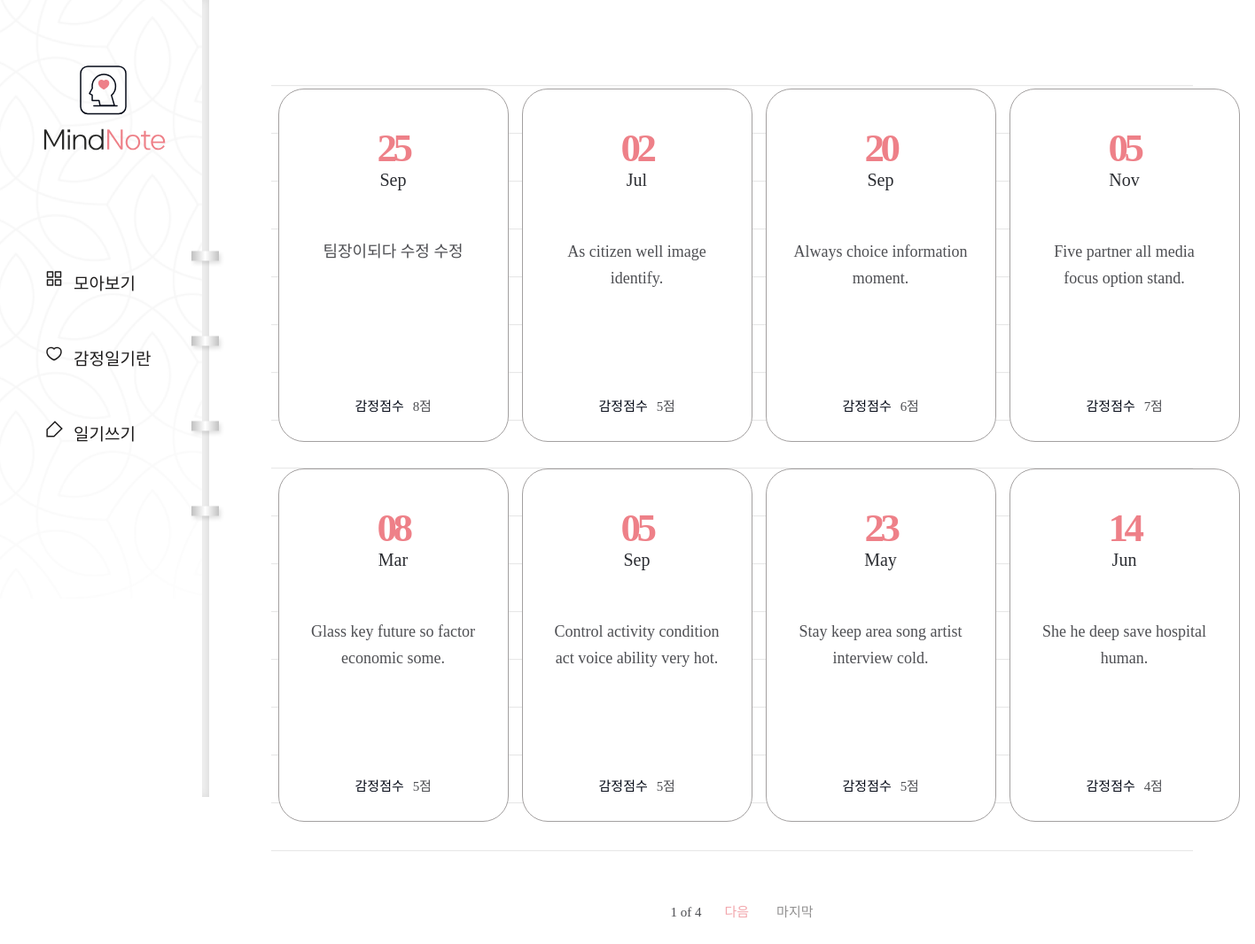
Screenshot of /diary/ with the database file from the repository.
### diary/models.py (models this page shows, shortened)
class Page(models.Model):
    title = models.CharField(max_length=100, validators=[validate_no_hash]) # 제목
    content = models.TextField(validators=[validate_no_hash]) # 내용
    feeling = models.CharField(max_length=80, validators=[validate_no_hash, validate_no_numbers]) # 감정 상태
    score = models.IntegerField(validators=[validate_score]) # 감정 점수
    dt_created = models.DateField() # 작성일

### diary/views.py (the view)
# urls.py: path('diary/', views.PageListView.as_view(), name="page-list"), # 일기 목록
class PageListView(ListView):
    model = Page
    ordering = ['-dt_created']
    paginate_by = 8

### diary/templates/diary/page_list.html (shortened to what this page needs)
{% extends './base.html' %}
{% block content %}
{% if page_obj.object_list %}
    <div class="wrap-note">
        <div class="note">
            <div class="note-list">
                <ul>
                    {% for obj in page_obj.object_list %}
                    <li>
                        <a href="{% url 'page-detail' obj.id %}">
                            <div class="date">
                                <span>{{obj.dt_created|date:"d"}}</span>
                                <p>{{obj.dt_created|date:"M"}}</p>
                            </div>
                            <h2>{{obj.title}}</h2>
                            <div class="score">
                                <p>감정점수</p>
                                <span>{{obj.score}}점</span>
                            </div>
                        </a>
                    </li>
                    {% endfor %}
                </ul>
            </div>
            <div class="paging">
                <span class="page">
                    <p>{{page_obj.number}} of {{page_obj.paginator.num_pages}}</p>
                </span>
                {% if page_obj.has_next %}
                    <a href="?page={{page_obj.next_page_number}}" class="next">다음</a>
                    <a href="?page={{page_obj.paginator.num_pages}}" class="last">마지막</a>
                {% endif %}
            </div>
        </div>
    </div>
{% endif %}
{% endblock content %}

### diary/static/diary/css/styles.css (style rules this page uses)
h1,h2,h3,p,a,ul,li { margin: 0; padding: 0; font-family: 'NanumSquare'; list-style: none; text-decoration: none; outline: none; }
html { position: relative; min-height: 100%; margin: 0; }
body { margin: 0; padding: 0; -webkit-font-smoothing: antialiased; -moz-osx-font-smoothing: auto; }
.wrap-note .note { padding-left: 236px; padding-top: 50px; padding-bottom: 200px; }
.note-list { margin: 0 70px; padding-top: 50px; background: url(../image/note-bg.svg) repeat-x center/1535px 974px; }
.note-list ul { overflow: hidden; width: 1100px; margin: 0 auto; padding-bottom: 50px; }
.note-list ul li { float: left; width: 25%; padding-bottom: 30px; }
.note-list ul li a { display: block; width: 258px; height: 397px; margin: 0 auto; background: #fff; border: solid 1px #a3a0a0; border-radius: 29px; }
.note-list ul li a .date { margin-top: 40px; margin-bottom: 55px; text-align: center; }
.note-list ul li a .date p { display: inline-block; font-family: 'NanumSquare'; color: #2b2d32; font-size: 20px; text-align: center; text-transform: capitalize; line-height: 1; }
.note-list ul li a .date span { display: block; font-family: 'NanumSquare'; color: #ee8088; font-weight: 700; font-size: 45px; letter-spacing: -4.47px; }
.note-list ul li a h2 { width: 196px; height: 150px; margin: 0 auto; font-family: 'NanumBarunpen'; color: #4e4f53; font-weight: normal; font-size: 18px; line-height: 1.67; text-align: center; }
.note-list ul li a .score { margin-top: 28px; text-align: center; }
.note-list ul li a .score p { display: inline-block; font-family: 'NanumSquare'; color: #060b18; font-size: 15px; }
.note-list ul li a .score span { padding-left: 6px; font-family: 'NanumBarunpen'; color: #4e4f53; font-size: 15px; letter-spacing: -0.29px; }
.paging { margin-top: 10px; text-align: center; }
.paging a { display: inline-block; font-family: 'NanumSquare'; font-size: 15px; }
.paging .first,.paging .last { color: #929191; }
.paging .last { margin-left: 27px; }
.paging .prev,.paging .next { color: #f2a6ac; }
.paging span { display: inline-block; }
.paging span p { margin: 0 22px; font-family: 'NanumSquare'; color: #4e4f53; font-size: 15px; }

### rows the page displays
Page: dt_created "25", dt_created "Sep", title "팀장이되다 수정 수정", score "8"
Page: dt_created "02", dt_created "Jul", title "As citizen well image identify.", score "5"
Page: dt_created "20", dt_created "Sep", title "Always choice information moment.", score "6"
Page: dt_created "05", dt_created "Nov", title "Five partner all media focus option stand.", score "7"
Page: dt_created "08", dt_created "Mar", title "Glass key future so factor economic some.", score "5"
Page: dt_created "05", dt_created "Sep", title "Control activity condition act voice ability very hot.", score "5"
Page: dt_created "23", dt_created "May", title "Stay keep area song artist interview cold.", score "5"
Page: dt_created "14", dt_created "Jun", title "She he deep save hospital human.", score "4"

### other values shown
{{ page_obj.number }} "1"
{{ page_obj.paginator.num_pages }} "4"
